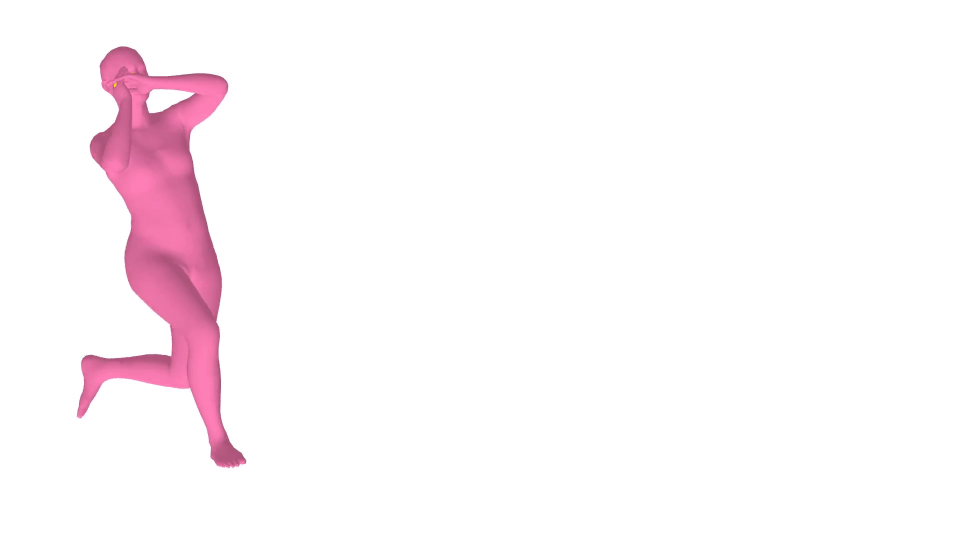
#> input picture frame 24 of rendered/hardik.mp4, 1920 x 1080 px (shown at 1/2 size)
$ python segment.py
#> lines starting #> are read from the running program, lines starting #| are printed output that depends on the picture
import cv2
import os
import csv
import tkinter as tk

# === CONFIG ===
video_path = "sample/hardik.mp4"
output_csv = "segments/hardik.csv"
os.makedirs(os.path.dirname(output_csv), exist_ok=True)

# === Get screen resolution ===
root = tk.Tk()
screen_width = root.winfo_screenwidth()
screen_height = root.winfo_screenheight()
root.destroy()

# === Labels and key mapping ===
labels = ["jump", "bfc", "ffc", "release", "followthrough"]
label_keys = {ord(str(i + 1)): labels[i] for i in range(len(labels) - 1)}  # 1–4
single_frame_labels = {"bfc", "ffc", "release"}
recorded_once = set()

print("\n========== Labeling Instructions ==========")
for i, label in enumerate(labels[:-1]):
    print(f" Press {i + 1} → label '{label}'")
print(" After 'release', all remaining frames will be labeled as 'followthrough'")
print(" Press SPACE to move to next frame without labeling")
print(" Press 'q' to quit early\n")

# === Video processing ===
cap = cv2.VideoCapture(video_path)
total_frames = int(cap.get(cv2.CAP_PROP_FRAME_COUNT))
frame_id = 0
frame_labels = []

cv2.namedWindow("Manual Labeler", cv2.WINDOW_NORMAL)

while frame_id < total_frames:
    ret, frame = cap.read()
#> frame is the input picture: shape (1080, 1920, 3); mean B, G, R 249.2, 246.4, 252.9
    if not ret:
        break

    # Resize frame dynamically to fit within screen dimensions
    h, w = frame.shape[:2]
#> h = 1080; w = 1920
    scale = min((screen_width - 100) / w, (screen_height - 100) / h)  # leave margin
#> scale = 0.907
    new_w, new_h = int(w * scale), int(h * scale)
#> new_w = 1742; new_h = 980
    resized = cv2.resize(frame, (new_w, new_h))

    # Set the window size and show
    cv2.resizeWindow("Manual Labeler", new_w, new_h)
    frame_disp = resized.copy()
    cv2.putText(frame_disp, f"Frame: {frame_id}", (20, 35),
                cv2.FONT_HERSHEY_SIMPLEX, 0.8, (0, 255, 255), 2)
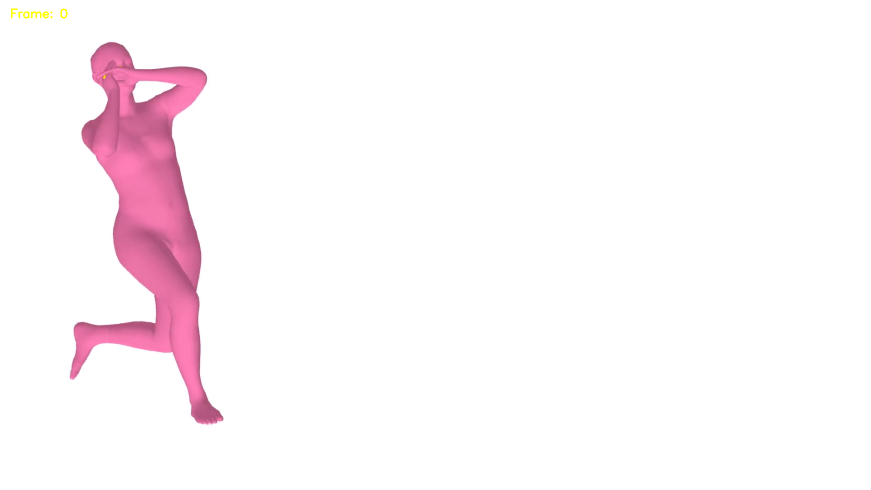
#> frame_disp: shape (980, 1742, 3) (shown at 1/2 size); mean B, G, R 249.1, 246.4, 252.9
    cv2.imshow("Manual Labeler", frame_disp)

    key = cv2.waitKey(0)
#> (key q is pressed here)

    if key == ord('q'):
        print("❌ Quit manually.")
        break

    elif key in label_keys:
        current_label = label_keys[key]

        if current_label in single_frame_labels:
            if current_label not in recorded_once:
                frame_labels.append((frame_id, current_label))
                recorded_once.add(current_label)
                print(f"✅ Recorded: {current_label} at frame {frame_id}")
            else:
                print(f"⚠️ {current_label} already recorded")

            if current_label == "release":
                for fid in range(frame_id + 1, total_frames):
                    frame_labels.append((fid, "followthrough"))
                print(f"🟩 Auto-labeled followthrough from frame {frame_id + 1}")
                break

        else:
            frame_labels.append((frame_id, current_label))
            print(f"✅ Recorded: {current_label} at frame {frame_id}")

        frame_id += 1

    elif key == 32:  # Space bar
        frame_id += 1

    else:
        print("⏭️ Invalid key — use 1–4, SPACE to skip, or 'q' to quit")

cap.release()
cv2.destroyAllWindows()

# === Save CSV ===
with open(output_csv, "w", newline="") as f:
    writer = csv.writer(f)
    writer.writerow(["frame", "label"])
    writer.writerows(frame_labels)

print(f"\n📁 Labels saved to: {output_csv}")

$ run again, starting later in the video
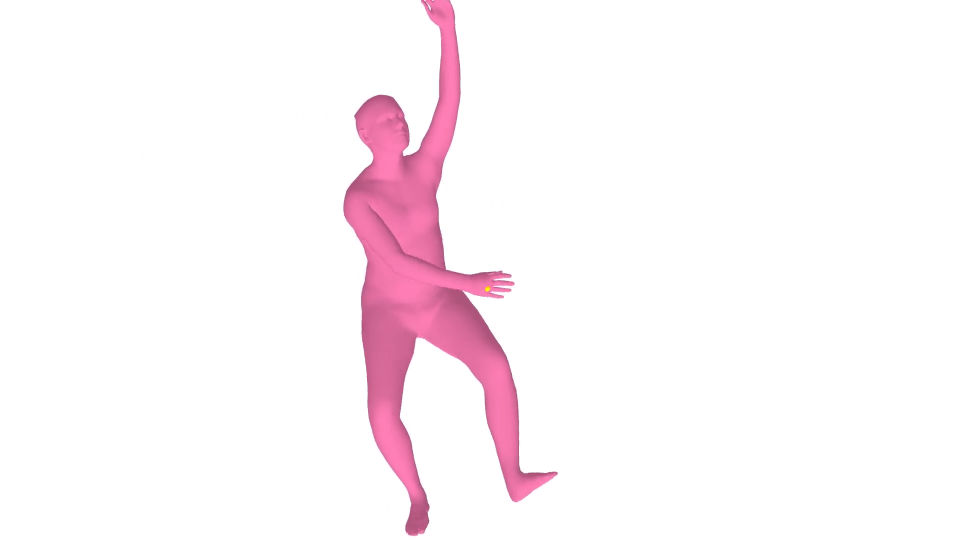
#> input picture frame 111 of rendered/hardik.mp4, 1920 x 1080 px (shown at 1/2 size)
#> frame is the input picture: shape (1080, 1920, 3); mean B, G, R 248.3, 244.9, 252.9
#> `cv2.putText(frame_disp, f"Frame: {frame_id}", (20, 35), cv2.FONT_HERSH..`:
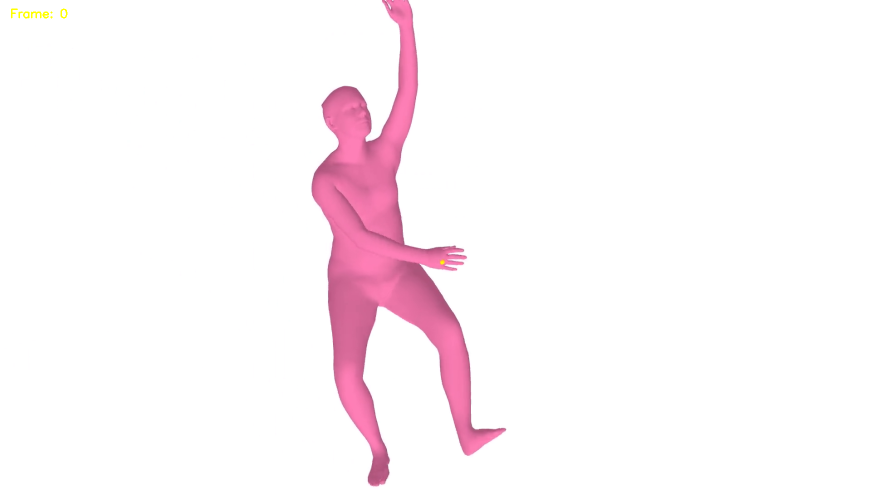
#> frame_disp: shape (980, 1742, 3) (shown at 1/2 size); mean B, G, R 248.2, 244.9, 252.8

$ run again, starting later in the video
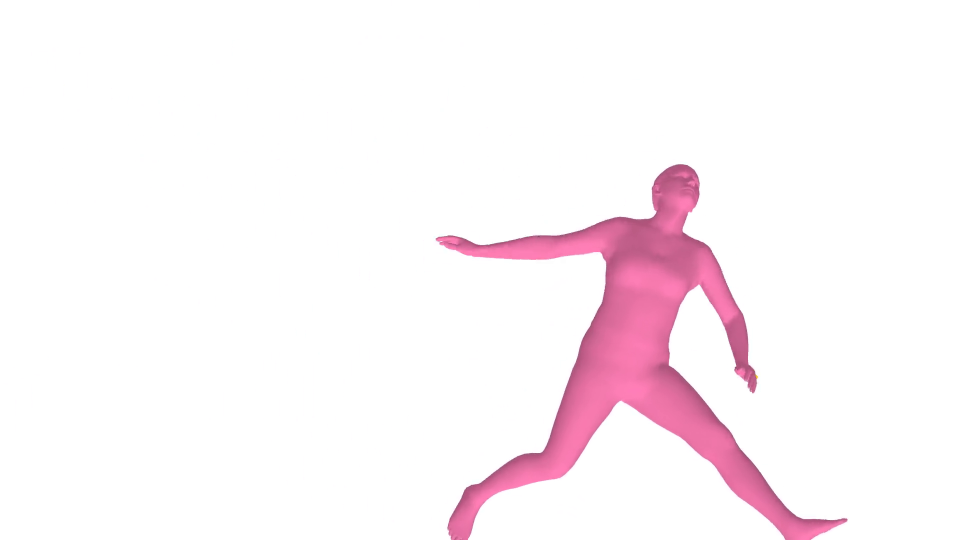
#> input picture frame 197 of rendered/hardik.mp4, 1920 x 1080 px (shown at 1/2 size)
#> frame is the input picture: shape (1080, 1920, 3); mean B, G, R 247.7, 244.1, 252.5
#> `cv2.putText(frame_disp, f"Frame: {frame_id}", (20, 35), cv2.FONT_HERSH..`:
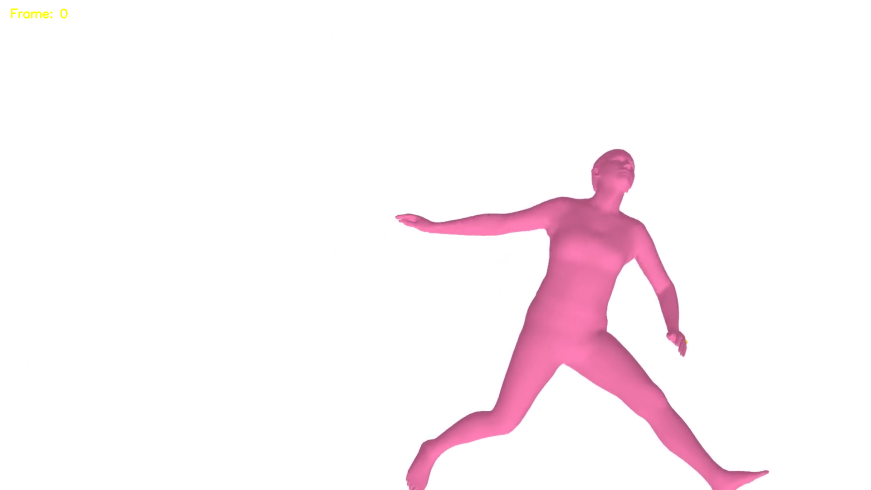
#> frame_disp: shape (980, 1742, 3) (shown at 1/2 size); mean B, G, R 247.6, 244.1, 252.5
